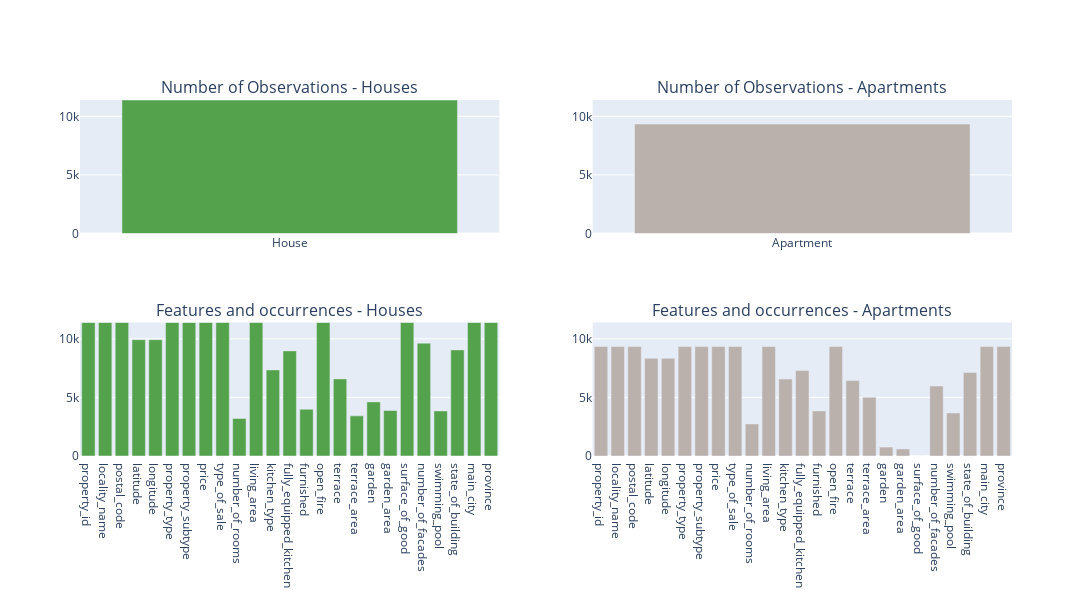

Here is the notebook cell this chart was saved with:
### Markdown cell above
# Q1 How many observations and features do you have?

### Code cell
import plotly.graph_objs as go
from plotly.subplots import make_subplots
import plotly.express as px

# Define function to count non-null values in each column
def count_non_null_values(df):
    return df.notnull().sum()

# Get colors from px.colors.qualitative.swatches()
colors = px.colors.qualitative.swatches()

# Create figure with subplots
fig = make_subplots(rows=2, cols=2, subplot_titles=("Number of Observations - Houses", 
                                                    "Number of Observations - Apartments", 
                                                    "Features and occurrences - Houses", 
                                                    "Features and occurrences - Apartments"))

# Plot 1: Number of observations for house dataset
fig.add_trace(go.Bar(x=['House'], y=[len(house)], marker=dict(color=px.colors.qualitative.T10[4])), row=1, col=1)

# Plot 2: Number of observations for apartment dataset
fig.add_trace(go.Bar(x=['Apartment'], y=[len(app)], marker=dict(color=px.colors.qualitative.T10[9])), row=1, col=2)

# Plot 3: Number of non-null values for each feature in house dataset
count_house = count_non_null_values(house)
fig.add_trace(go.Bar(x=count_house.index, y=count_house.values, marker=dict(color=px.colors.qualitative.T10[4])), row=2, col=1)

# Plot 4: Number of non-null values for each feature in apartment dataset
count_apartment = count_non_null_values(app)
fig.add_trace(go.Bar(x=count_apartment.index, y=count_apartment.values, marker=dict(color=px.colors.qualitative.T10[9])), row=2, col=2)

# Update layout
fig.update_layout(height=600, width=1200, showlegend=False,)

# Set the same y-axis range for Plot 1 and Plot 2
max_observation_value = max(len(house), len(app))
fig.update_yaxes(range=[0, max_observation_value], row=1, col=1)
fig.update_yaxes(range=[0, max_observation_value], row=1, col=2)
fig.update_yaxes(range=[0, max_observation_value], row=2, col=1)
fig.update_yaxes(range=[0, max_observation_value], row=2, col=2)


# Show plot
fig.show()

### Figure 1 — Plotly figure (JSON) as saved in the notebook; plotly's stock layout.template omitted (floating-point values rounded to 4 significant figures)
{"data": [{"marker": {"color": "#54A24B"}, "type": "bar", "x": ["House"], "xaxis": "x", "y": [11394], "yaxis": "y"}, {"marker": {"color": "#BAB0AC"}, "type": "bar", "x": ["Apartment"], "xaxis": "x2", "y": [9342], "yaxis": "y2"}, {"marker": {"color": "#54A24B"}, "type": "bar", "x": ["property_id", "locality_name", "postal_code", "latitude", "longitude", "property_type", "property_subtype", "price", "type_of_sale", "number_of_rooms", "living_area", "kitchen_type", "fully_equipped_kitchen", "furnished", "open_fire", "terrace", "terrace_area", "garden", "garden_area", "surface_of_good", "number_of_facades", "swimming_pool", "state_of_building", "main_city", "province"], "xaxis": "x3", "y": [11394, 11394, 11394, 9926, 9926, 11394, 11394, 11394, 11394, 3206, 11394, 7348, 8972, 3990, 11394, 6581, 3425, 4619, 3883, 11394, 9629, 3844, 9056, 11394, 11394], "yaxis": "y3"}, {"marker": {"color": "#BAB0AC"}, "type": "bar", "x": ["property_id", "locality_name", "postal_code", "latitude", "longitude", "property_type", "property_subtype", "price", "type_of_sale", "number_of_rooms", "living_area", "kitchen_type", "fully_equipped_kitchen", "furnished", "open_fire", "terrace", "terrace_area", "garden", "garden_area", "surface_of_good", "number_of_facades", "swimming_pool", "state_of_building", "main_city", "province"], "xaxis": "x4", "y": [9342, 9342, 9342, 8344, 8344, 9342, 9342, 9342, 9342, 2736, 9342, 6564, 7301, 3848, 9342, 6442, 5018, 759, 598, 0, 5974, 3671, 7126, 9342, 9342], "yaxis": "y4"}], "layout": {"annotations": [{"font": {"size": 16}, "showarrow": false, "text": "Number of Observations - Houses", "x": 0.225, "xanchor": "center", "xref": "paper", "y": 1, "yanchor": "bottom", "yref": "paper"}, {"font": {"size": 16}, "showarrow": false, "text": "Number of Observations - Apartments", "x": 0.775, "xanchor": "center", "xref": "paper", "y": 1, "yanchor": "bottom", "yref": "paper"}, {"font": {"size": 16}, "showarrow": false, "text": "Features and occurrences - Houses", "x": 0.225, "xanchor": "center", "xref": "paper", "y": 0.375, "yanchor": "bottom", "yref": "paper"}, {"font": {"size": 16}, "showarrow": false, "text": "Features and occurrences - Apartments", "x": 0.775, "xanchor": "center", "xref": "paper", "y": 0.375, "yanchor": "bottom", "yref": "paper"}], "height": 600, "showlegend": false, "width": 1200, "xaxis": {"anchor": "y", "domain": [0, 0.45]}, "xaxis2": {"anchor": "y2", "domain": [0.55, 1]}, "xaxis3": {"anchor": "y3", "domain": [0, 0.45]}, "xaxis4": {"anchor": "y4", "domain": [0.55, 1]}, "yaxis": {"anchor": "x", "domain": [0.625, 1], "range": [0, 11394]}, "yaxis2": {"anchor": "x2", "domain": [0.625, 1], "range": [0, 11394]}, "yaxis3": {"anchor": "x3", "domain": [0, 0.375], "range": [0, 11394]}, "yaxis4": {"anchor": "x4", "domain": [0, 0.375], "range": [0, 11394]}}}
